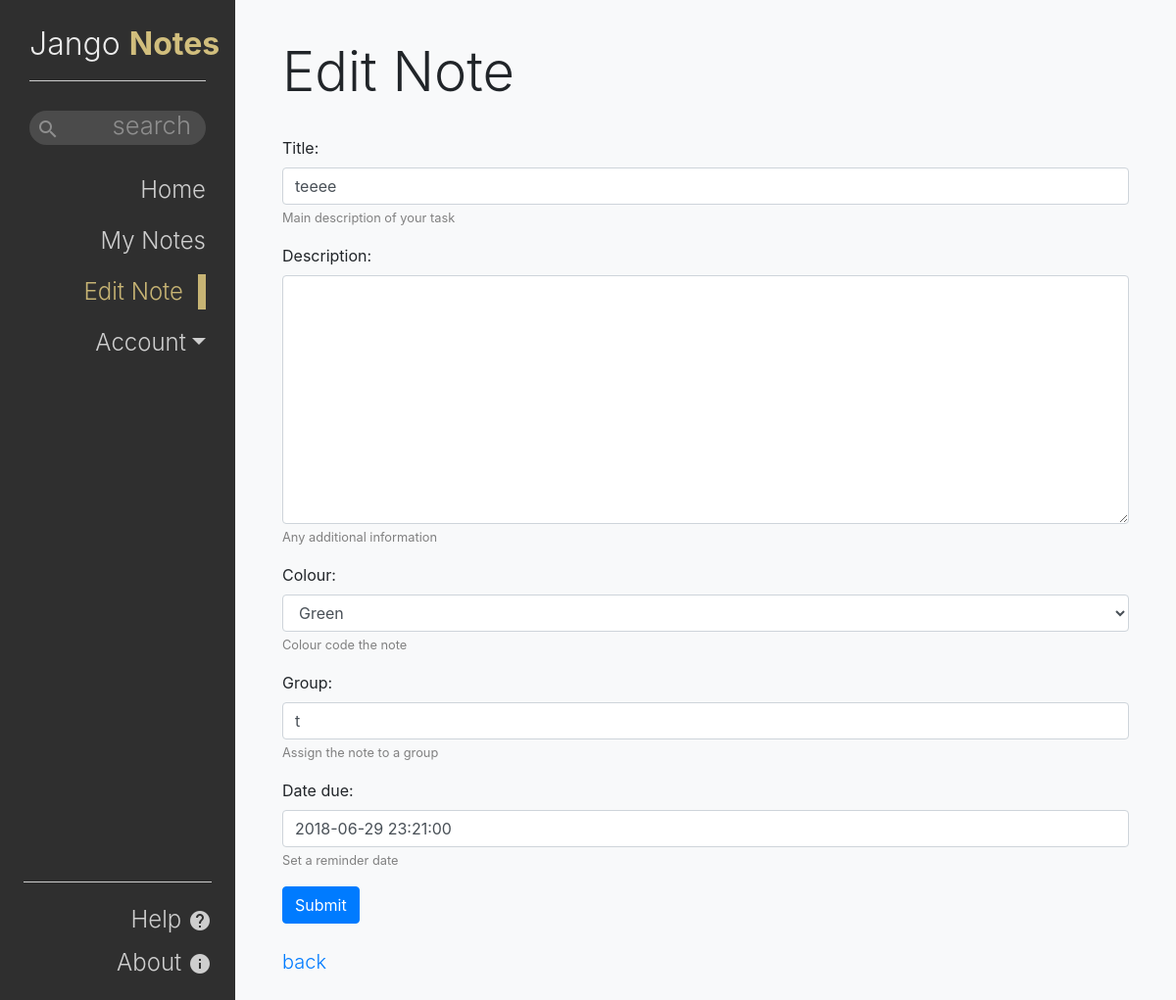
The page /note/20 (signed in) on the database as committed earlier.
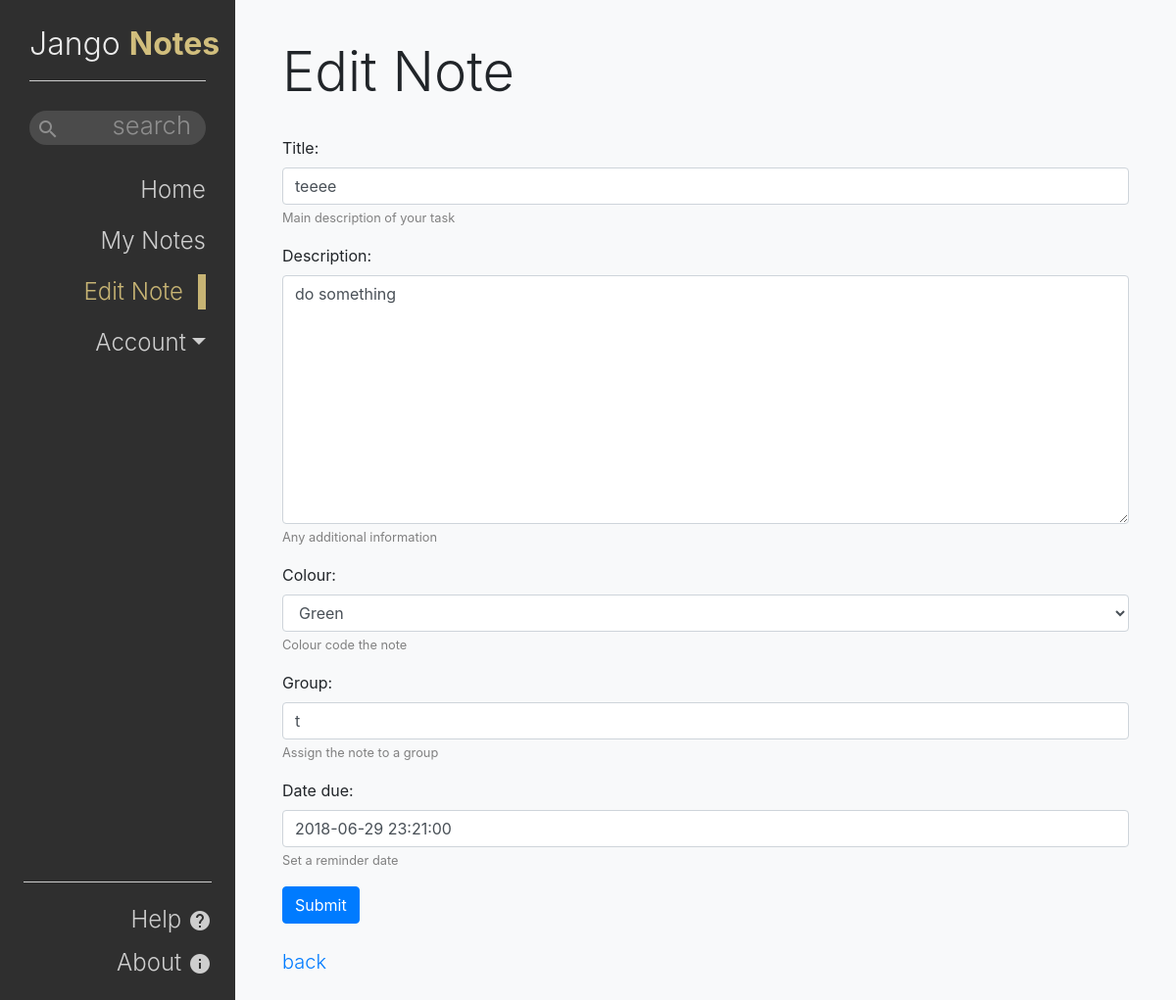
The same page on the database as committed later.
### notesApp/models.py (models this page shows, shortened)
class Note(models.Model):
    colourChoices = (
        ('blue', 'Blue'),
        ('red', 'Red'),
        ('green', 'Green'),
        ('yellow', 'Yellow'),
    )
    owner = models.ForeignKey(User, on_delete=models.CASCADE)
    title = models.CharField(
        max_length=50, help_text="Main description of your task")
    description = models.TextField(
        blank=True, null=True, help_text="Any additional information")
    colour = models.CharField(blank=True, null=True,
                              max_length=50, choices=colourChoices, help_text="Colour code the note")
    group = models.CharField(
        blank=True, null=True, max_length=50, help_text="Assign the note to a group")
    dateCreated = models.DateTimeField(
        auto_now_add=True, verbose_name='date created')
    dateDue = models.DateTimeField(
        blank=True, null=True, help_text="Set a reminder date", verbose_name='date due')
    class Meta:
        ordering = ["dateCreated"]

### notesApp/views.py (the view)
# urls.py: path('note/<int:pk>', views.EditNote, name='editNote'),
@login_required
def EditNote(request, pk):
    note = get_object_or_404(Note, pk=pk)
    if note.owner != request.user:
        raise Http404("You can only edit your own notes.")
    if request.method == 'POST':
        form = NoteForm(request.POST, instance=note)
        if form.is_valid():
            form.save()
            return redirect('notes')
    else:
        form = NoteForm(instance=note)
    return render(request, 'notesApp/noteForm.html', {'form': form })

### notesApp/forms.py
class NoteForm(forms.ModelForm):
    class Meta:
        model = Note
        exclude = ['owner']
        widgets = {'dateDue': DateTimePickerInput(options={
            "showClose": False,
            "showClear": False,
            "showTodayButton": True,
            "format": "MM/DD/YYYY HH:mm",
        })}
    def __init__(self, *args, **kwargs):
        super(NoteForm, self).__init__(*args, **kwargs)
        for field_name, field in self.fields.items():
            field.widget.attrs['class'] = 'form-control'

### templates/notesApp/noteForm.html (shortened to what this page needs)
{% extends "base.html" %}
{% block content %}
  <h1 id="title" class="display-4 mt-3">Add Note</h1>
  <br>
  <form method="post">
    {% for field in form %}
      <p>
        {{ field.label_tag }}<br>
        {{ field }}
        {% if field.help_text %}
          <small style="color: grey">{{ field.help_text }}</small>
        {% endif %}
      </p>
    {% endfor %}
    <button class="btn btn-primary" type="submit">Submit</button>
  </form>
  <br>
  <a href="{% url 'notes' %}" class="lead">back</a>
{% endblock %}
{% block sidebar %}
<li class="nav-item">
    <a class="nav-link" href="{% url 'index' %}">Home</a>
  </li>
  <li class="nav-item">
    <a class="nav-link" href="{% url 'notes' %}">My Notes</a>
  </li>
  <li class="nav-item active">
    <a class="nav-link" id="note-nav" href="{% url 'noteCreate' %}">Add Note</a>
  </li>
{% endblock %}

Rows that differ between the two databases and show on the page:
changed Note "teeee": description (not shown) → "do something"
